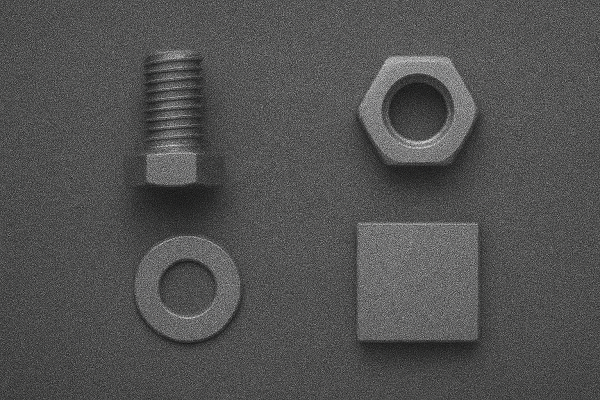
#> input picture InterfacageNumerique/TP/bloc_VI_2026/codes/step_by_step/_data/noise_vi_small.png, 600 x 400 px
$ python 10b_blur_kernel.py
#> lines starting #> are read from the running program, lines starting #| are printed output that depends on the picture
"""10_blur_mean.py
Blur and mean on images with OpenCV
.. moduleauthor:: Julien VILLEMEJANE <julien.villemejane@institutoptique.fr>

@see: https://iogs-lense-training.github.io/image-processing/contents/opencv_blur.html
"""

import cv2
import numpy as np
from matplotlib import pyplot as plt

# Image
image = cv2.imread('./_data/noise_vi_small.png', cv2.IMREAD_GRAYSCALE)
#> image: shape (400, 600); min 0, max 219, mean 81.5
print(f'Shape = {image.shape}')
#| Shape = (400, 600)

# Kernel
kernel_size1 = (5, 5)
kernel_size2 = (11, 11)
# Blur
blurred_image1 = cv2.GaussianBlur(image, kernel_size1, 4)
blurred_image2 = cv2.GaussianBlur(image, kernel_size2, 4)

# Slice
line_number = 300
# Display Slice
fig, ax = plt.subplots(nrows=2, ncols=3)
ax[0,0].plot(image[line_number,:])
ax[0,0].set_title('Initial Gray Image / Filter')
ax[0,1].plot(blurred_image1[line_number,:])
ax[0,1].set_title(f'Gaussian Blur - Size = {kernel_size1}')
ax[0,2].plot(blurred_image2[line_number,:])
ax[0,2].set_title(f'Gaussian Blur - Size = {kernel_size2}')

ax[1,0].imshow(image, cmap='gray')
ax[1,0].set_title('Initial Gray Image / Filter')
ax[1,1].imshow(image - blurred_image1, cmap='gray')
ax[1,1].set_title(f'Gaussian Blur - Size = {kernel_size1}')
ax[1,2].imshow(image - blurred_image2, cmap='gray')
ax[1,2].set_title(f'Gaussian Blur - Size = {kernel_size2}')
plt.show()
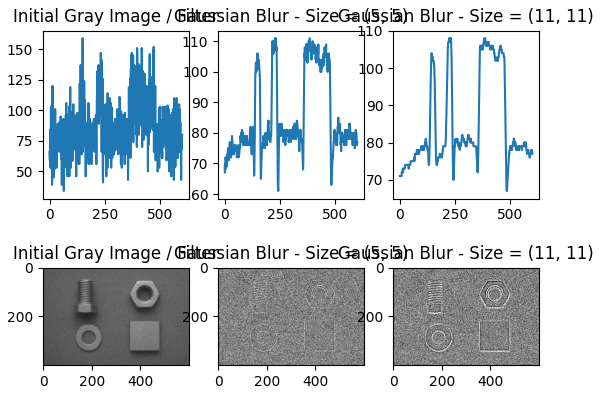
#> figure drawn by matplotlib, 6 panels; panel 1: curve peaks at x = 149, y = 159; panel 2: curve peaks at x = 227, y = 111; panel 3: curve peaks at x = 223, y = 108

##
# Slice Gradient
dy1 = np.gradient(blurred_image1[line_number,:].astype(float))
#> dy1 = 600 values, max 9.5 at index 137, min -11 at index 238, mean 0.0117
dy2 = np.gradient(blurred_image2[line_number,:].astype(float))
#> dy2 = 600 values, max 4.5 at index 358, min -5.5 at index 236, mean 0.01

# Display Slice Gradient
fig, ax = plt.subplots(nrows=2, ncols=3)
ax[0,0].plot(image[line_number,:])
ax[0,0].set_title('Initial Gray Image / Filter')
ax[0,1].plot(blurred_image1[line_number,:])
ax[0,1].set_title(f'Gaussian Blur - Size = {kernel_size1}')
ax[0,2].plot(blurred_image2[line_number,:])
ax[0,2].set_title(f'Gaussian Blur - Size = {kernel_size2}')

ax[1,0].imshow(image, cmap='gray')
ax[1,0].set_title('Initial Gray Image / Filter')
ax[1,1].plot(dy1)
ax[1,1].set_title(f'Gaussian Blur - Size = {kernel_size1}')
ax[1,2].plot(dy2)
ax[1,2].set_title(f'Gaussian Blur - Size = {kernel_size2}')
plt.show()
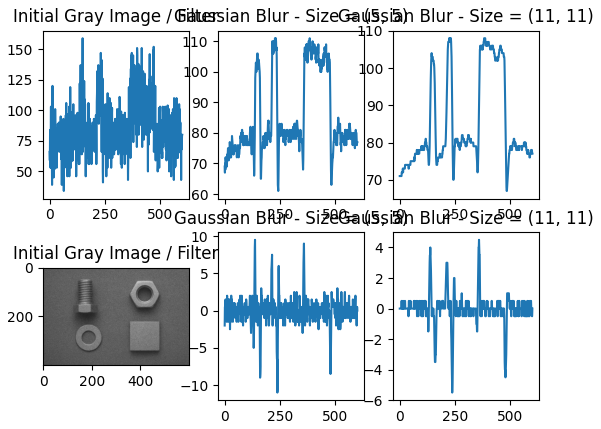
#> figure drawn by matplotlib, 6 panels; panel 1: curve peaks at x = 149, y = 159; panel 2: curve peaks at x = 227, y = 111; panel 3: curve peaks at x = 223, y = 108; panel 5: curve peaks at x = 137, y = 9.5

$ run again, with InterfacageNumerique/TP/bloc_VI_2026/codes/step_by_step/_data/formes_blanc_30ms.png copied over InterfacageNumerique/TP/bloc_VI_2026/codes/step_by_step/_data/noise_vi_small.png
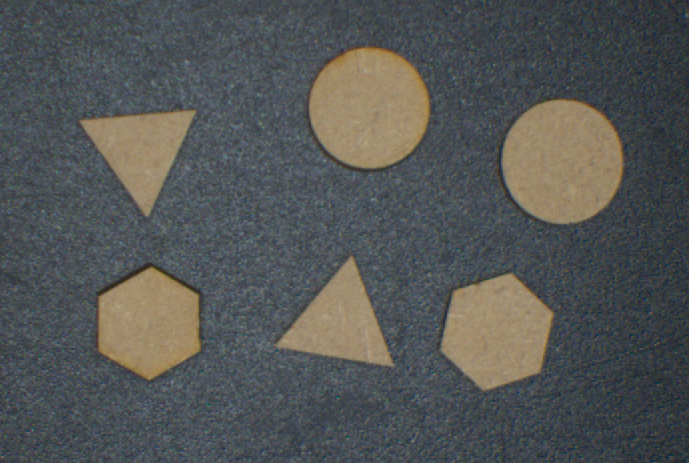
#> input picture InterfacageNumerique/TP/bloc_VI_2026/codes/step_by_step/_data/formes_blanc_30ms.png, 689 x 463 px
#> `image = cv2.imread('./_data/noise_vi_small.png', cv2.IMREAD_GRAYSCALE)`:
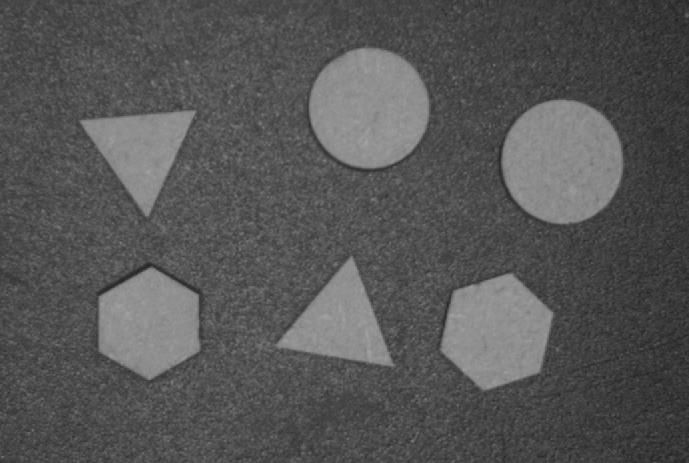
#> image: shape (463, 689); min 34, max 164, mean 85.9
#| Shape = (463, 689)
#> dy1 = 689 values, max 17 at index 451, min -16 at index 198, mean -0.0312
#> dy2 = 689 values, max 8.5 at index 451, min -8.5 at index 197, mean -0.0232
